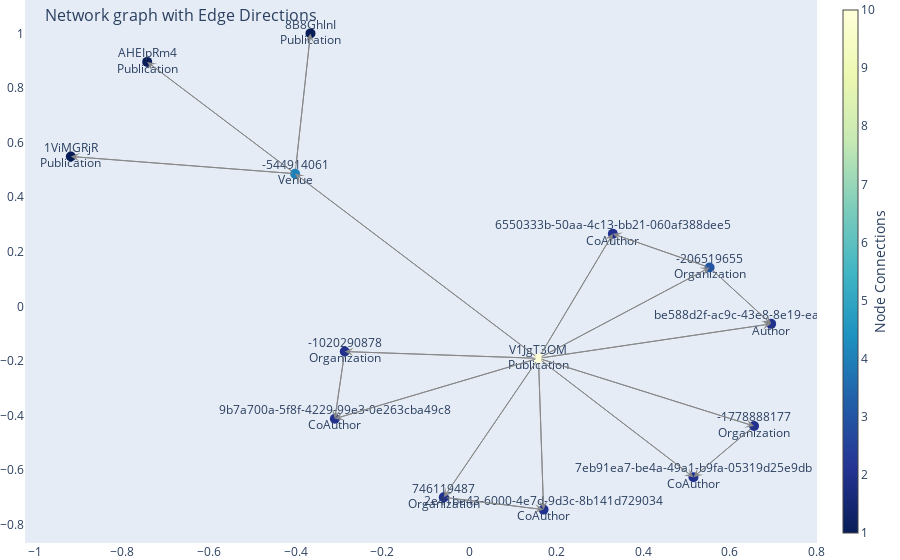

Here is the notebook cell this chart was saved with:
### Code cell
def plot_graph(G):
    pos = nx.spring_layout(G)

    edge_trace = []
    annotations = []

    for edge in G.edges(data=True):
        x0, y0 = pos[edge[0]]
        x1, y1 = pos[edge[1]]

        edge_trace.append(go.Scatter(
            x=[x0, x1, None],
            y=[y0, y1, None],
            line=dict(width=1, color='#888'),
            hoverinfo='none',
            mode='lines'))

        annotations.append(
            dict(
                ax=x0, ay=y0,
                x=x1, y=y1,
                xref='x', yref='y',
                axref='x', ayref='y',
                showarrow=True,
                arrowhead=3,
                arrowsize=1.5,
                arrowwidth=1,
                arrowcolor='#888'
            )
        )

    node_trace = go.Scatter(
        x=[],
        y=[],
        text=[],
        mode='markers+text',
        hoverinfo='text',
        marker=dict(
            showscale=True,
            colorscale='YlGnBu',
            reversescale=True,
            color=[],
            size=10,
            colorbar=dict(
                thickness=15,
                title='Node Connections',
                xanchor='left',
                titleside='right'
            ),
        ))

    for node in G.nodes(data=True):
        x, y = pos[node[0]]
        node_trace['x'] += tuple([x])
        node_trace['y'] += tuple([y])

        node_info = f"{node[0]}<br>{list(node[1]['label'])[0]}"
        node_trace['text'] += tuple([node_info])
        node_trace['marker']['color'] += tuple([len(G[node[0]])])

    fig = go.Figure(data=edge_trace + [node_trace],
                    layout=go.Layout(
                        title='<br>Subgraph',
                        titlefont=dict(size=16),
                        showlegend=False,
                        hovermode='closest',
                        margin=dict(b=0, l=0, r=0, t=0),
                        annotations=annotations,
                        xaxis=dict(showgrid=False, zeroline=False),
                        yaxis=dict(showgrid=False, zeroline=False)))

    fig.show()

G = visualize_n_hop_neighbourhood(
    start_node_type=NodeType.PUBLICATION, 
    start_node_id="V1JgT3OM", 
    node_attr="vec",
    node_types=included_nodes,
    edge_types=included_edges,
    max_level=2
)
plot_graph(G)

### Figure 1 — Plotly figure (JSON) as saved in the notebook; plotly's stock layout.template omitted (floating-point values rounded to 4 significant figures)
{"data": [{"hoverinfo": "none", "line": {"color": "#888", "width": 1}, "mode": "lines", "x": [0.1593, 0.3305, null], "y": [-0.1902, 0.2657, null], "type": "scatter"}, {"hoverinfo": "none", "line": {"color": "#888", "width": 1}, "mode": "lines", "x": [0.1593, 0.171, null], "y": [-0.1902, -0.7443, null], "type": "scatter"}, {"hoverinfo": "none", "line": {"color": "#888", "width": 1}, "mode": "lines", "x": [0.1593, 0.5162, null], "y": [-0.1902, -0.6257, null], "type": "scatter"}, {"hoverinfo": "none", "line": {"color": "#888", "width": 1}, "mode": "lines", "x": [0.1593, -0.3096, null], "y": [-0.1902, -0.4113, null], "type": "scatter"}, {"hoverinfo": "none", "line": {"color": "#888", "width": 1}, "mode": "lines", "x": [0.1593, 0.6557, null], "y": [-0.1902, -0.4384, null], "type": "scatter"}, {"hoverinfo": "none", "line": {"color": "#888", "width": 1}, "mode": "lines", "x": [0.1593, -0.05878, null], "y": [-0.1902, -0.6995, null], "type": "scatter"}, {"hoverinfo": "none", "line": {"color": "#888", "width": 1}, "mode": "lines", "x": [0.1593, 0.5533, null], "y": [-0.1902, 0.1423, null], "type": "scatter"}, {"hoverinfo": "none", "line": {"color": "#888", "width": 1}, "mode": "lines", "x": [0.1593, -0.2868, null], "y": [-0.1902, -0.1654, null], "type": "scatter"}, {"hoverinfo": "none", "line": {"color": "#888", "width": 1}, "mode": "lines", "x": [0.1593, 0.6951, null], "y": [-0.1902, -0.06396, null], "type": "scatter"}, {"hoverinfo": "none", "line": {"color": "#888", "width": 1}, "mode": "lines", "x": [0.1593, -0.4011, null], "y": [-0.1902, 0.4861, null], "type": "scatter"}, {"hoverinfo": "none", "line": {"color": "#888", "width": 1}, "mode": "lines", "x": [0.6557, 0.5162, null], "y": [-0.4384, -0.6257, null], "type": "scatter"}, {"hoverinfo": "none", "line": {"color": "#888", "width": 1}, "mode": "lines", "x": [-0.05878, 0.171, null], "y": [-0.6995, -0.7443, null], "type": "scatter"}, {"hoverinfo": "none", "line": {"color": "#888", "width": 1}, "mode": "lines", "x": [-0.2868, -0.3096, null], "y": [-0.1654, -0.4113, null], "type": "scatter"}, {"hoverinfo": "none", "line": {"color": "#888", "width": 1}, "mode": "lines", "x": [0.5533, 0.3305, null], "y": [0.1423, 0.2657, null], "type": "scatter"}, {"hoverinfo": "none", "line": {"color": "#888", "width": 1}, "mode": "lines", "x": [0.5533, 0.6951, null], "y": [0.1423, -0.06396, null], "type": "scatter"}, {"hoverinfo": "none", "line": {"color": "#888", "width": 1}, "mode": "lines", "x": [-0.4011, -0.9175, null], "y": [0.4861, 0.5491, null], "type": "scatter"}, {"hoverinfo": "none", "line": {"color": "#888", "width": 1}, "mode": "lines", "x": [-0.4011, -0.3657, null], "y": [0.4861, 1.0, null], "type": "scatter"}, {"hoverinfo": "none", "line": {"color": "#888", "width": 1}, "mode": "lines", "x": [-0.4011, -0.7417, null], "y": [0.4861, 0.8957, null], "type": "scatter"}, {"hoverinfo": "text", "marker": {"color": [10, 2, 2, 2, 3, 4, 2, 2, 2, 2, 2, 1, 1, 1], "colorbar": {"thickness": 15, "title": {"side": "right", "text": "Node Connections"}, "xanchor": "left"}, "colorscale": [[0.0, "rgb(255,255,217)"], [0.125, "rgb(237,248,177)"], [0.25, "rgb(199,233,180)"], [0.375, "rgb(127,205,187)"], [0.5, "rgb(65,182,196)"], [0.625, "rgb(29,145,192)"], [0.75, "rgb(34,94,168)"], [0.875, "rgb(37,52,148)"], [1.0, "rgb(8,29,88)"]], "reversescale": true, "showscale": true, "size": 10}, "mode": "markers+text", "text": ["V1JgT3OM<br>Publication", "-1778888177<br>Organization", "746119487<br>Organization", "-1020290878<br>Organization", "-206519655<br>Organization", "-544914061<br>Venue", "be588d2f-ac9c-43e8-8e19-ea152667c347<br>Author", "7eb91ea7-be4a-49a1-b9fa-05319d25e9db<br>CoAuthor", "6550333b-50aa-4c13-bb21-060af388dee5<br>CoAuthor", "9b7a700a-5f8f-4229-99e3-0e263cba49c8<br>CoAuthor", "2e41be43-6000-4e7d-9d3c-8b141d729034<br>CoAuthor", "1ViMGRjR<br>Publication", "8B8GhlnI<br>Publication", "AHEIpRm4<br>Publication"], "x": [0.1593, 0.6557, -0.05878, -0.2868, 0.5533, -0.4011, 0.6951, 0.5162, 0.3305, -0.3096, 0.171, -0.9175, -0.3657, -0.7417], "y": [-0.1902, -0.4384, -0.6995, -0.1654, 0.1423, 0.4861, -0.06396, -0.6257, 0.2657, -0.4113, -0.7443, 0.5491, 1.0, 0.8957], "type": "scatter"}], "layout": {"annotations": [{"arrowcolor": "#888", "arrowhead": 3, "arrowsize": 1.5, "arrowwidth": 1, "ax": 0.1593, "axref": "x", "ay": -0.1902, "ayref": "y", "showarrow": true, "x": 0.3305, "xref": "x", "y": 0.2657, "yref": "y"}, {"arrowcolor": "#888", "arrowhead": 3, "arrowsize": 1.5, "arrowwidth": 1, "ax": 0.1593, "axref": "x", "ay": -0.1902, "ayref": "y", "showarrow": true, "x": 0.171, "xref": "x", "y": -0.7443, "yref": "y"}, {"arrowcolor": "#888", "arrowhead": 3, "arrowsize": 1.5, "arrowwidth": 1, "ax": 0.1593, "axref": "x", "ay": -0.1902, "ayref": "y", "showarrow": true, "x": 0.5162, "xref": "x", "y": -0.6257, "yref": "y"}, {"arrowcolor": "#888", "arrowhead": 3, "arrowsize": 1.5, "arrowwidth": 1, "ax": 0.1593, "axref": "x", "ay": -0.1902, "ayref": "y", "showarrow": true, "x": -0.3096, "xref": "x", "y": -0.4113, "yref": "y"}, {"arrowcolor": "#888", "arrowhead": 3, "arrowsize": 1.5, "arrowwidth": 1, "ax": 0.1593, "axref": "x", "ay": -0.1902, "ayref": "y", "showarrow": true, "x": 0.6557, "xref": "x", "y": -0.4384, "yref": "y"}, {"arrowcolor": "#888", "arrowhead": 3, "arrowsize": 1.5, "arrowwidth": 1, "ax": 0.1593, "axref": "x", "ay": -0.1902, "ayref": "y", "showarrow": true, "x": -0.05878, "xref": "x", "y": -0.6995, "yref": "y"}, {"arrowcolor": "#888", "arrowhead": 3, "arrowsize": 1.5, "arrowwidth": 1, "ax": 0.1593, "axref": "x", "ay": -0.1902, "ayref": "y", "showarrow": true, "x": 0.5533, "xref": "x", "y": 0.1423, "yref": "y"}, {"arrowcolor": "#888", "arrowhead": 3, "arrowsize": 1.5, "arrowwidth": 1, "ax": 0.1593, "axref": "x", "ay": -0.1902, "ayref": "y", "showarrow": true, "x": -0.2868, "xref": "x", "y": -0.1654, "yref": "y"}, {"arrowcolor": "#888", "arrowhead": 3, "arrowsize": 1.5, "arrowwidth": 1, "ax": 0.1593, "axref": "x", "ay": -0.1902, "ayref": "y", "showarrow": true, "x": 0.6951, "xref": "x", "y": -0.06396, "yref": "y"}, {"arrowcolor": "#888", "arrowhead": 3, "arrowsize": 1.5, "arrowwidth": 1, "ax": 0.1593, "axref": "x", "ay": -0.1902, "ayref": "y", "showarrow": true, "x": -0.4011, "xref": "x", "y": 0.4861, "yref": "y"}, {"arrowcolor": "#888", "arrowhead": 3, "arrowsize": 1.5, "arrowwidth": 1, "ax": 0.6557, "axref": "x", "ay": -0.4384, "ayref": "y", "showarrow": true, "x": 0.5162, "xref": "x", "y": -0.6257, "yref": "y"}, {"arrowcolor": "#888", "arrowhead": 3, "arrowsize": 1.5, "arrowwidth": 1, "ax": -0.05878, "axref": "x", "ay": -0.6995, "ayref": "y", "showarrow": true, "x": 0.171, "xref": "x", "y": -0.7443, "yref": "y"}, {"arrowcolor": "#888", "arrowhead": 3, "arrowsize": 1.5, "arrowwidth": 1, "ax": -0.2868, "axref": "x", "ay": -0.1654, "ayref": "y", "showarrow": true, "x": -0.3096, "xref": "x", "y": -0.4113, "yref": "y"}, {"arrowcolor": "#888", "arrowhead": 3, "arrowsize": 1.5, "arrowwidth": 1, "ax": 0.5533, "axref": "x", "ay": 0.1423, "ayref": "y", "showarrow": true, "x": 0.3305, "xref": "x", "y": 0.2657, "yref": "y"}, {"arrowcolor": "#888", "arrowhead": 3, "arrowsize": 1.5, "arrowwidth": 1, "ax": 0.5533, "axref": "x", "ay": 0.1423, "ayref": "y", "showarrow": true, "x": 0.6951, "xref": "x", "y": -0.06396, "yref": "y"}, {"arrowcolor": "#888", "arrowhead": 3, "arrowsize": 1.5, "arrowwidth": 1, "ax": -0.4011, "axref": "x", "ay": 0.4861, "ayref": "y", "showarrow": true, "x": -0.9175, "xref": "x", "y": 0.5491, "yref": "y"}, {"arrowcolor": "#888", "arrowhead": 3, "arrowsize": 1.5, "arrowwidth": 1, "ax": -0.4011, "axref": "x", "ay": 0.4861, "ayref": "y", "showarrow": true, "x": -0.3657, "xref": "x", "y": 1.0, "yref": "y"}, {"arrowcolor": "#888", "arrowhead": 3, "arrowsize": 1.5, "arrowwidth": 1, "ax": -0.4011, "axref": "x", "ay": 0.4861, "ayref": "y", "showarrow": true, "x": -0.7417, "xref": "x", "y": 0.8957, "yref": "y"}], "hovermode": "closest", "margin": {"b": 0, "l": 0, "r": 0, "t": 0}, "showlegend": false, "title": {"font": {"size": 16}, "text": "<br>Network graph with Edge Directions"}, "xaxis": {"showgrid": false, "zeroline": false}, "yaxis": {"showgrid": false, "zeroline": false}}}
